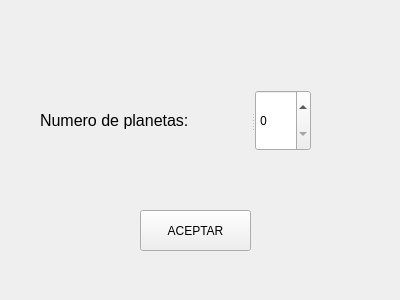
<?xml version="1.0" encoding="UTF-8"?>
<ui version="4.0">
 <class>NumeroPlanetas</class>
 <widget class="QWidget" name="NumeroPlanetas">
  <property name="geometry">
   <rect>
    <x>0</x>
    <y>0</y>
    <width>400</width>
    <height>300</height>
   </rect>
  </property>
  <property name="windowTitle">
   <string>Form</string>
  </property>
  <widget class="QPushButton" name="NextNP">
   <property name="geometry">
    <rect>
     <x>140</x>
     <y>210</y>
     <width>111</width>
     <height>41</height>
    </rect>
   </property>
   <property name="text">
    <string>ACEPTAR</string>
   </property>
  </widget>
  <widget class="QSplitter" name="splitter">
   <property name="geometry">
    <rect>
     <x>40</x>
     <y>90</y>
     <width>271</width>
     <height>61</height>
    </rect>
   </property>
   <property name="orientation">
    <enum>Qt::Horizontal</enum>
   </property>
   <widget class="QLabel" name="label">
    <property name="font">
     <font>
      <family>Arial</family>
      <pointsize>12</pointsize>
     </font>
    </property>
    <property name="text">
     <string>Numero de planetas: </string>
    </property>
   </widget>
   <widget class="QSpinBox" name="spinBox">
    <property name="font">
     <font>
      <family>Goudy Stout</family>
     </font>
    </property>
   </widget>
  </widget>
 </widget>
 <resources/>
 <connections/>
</ui>
